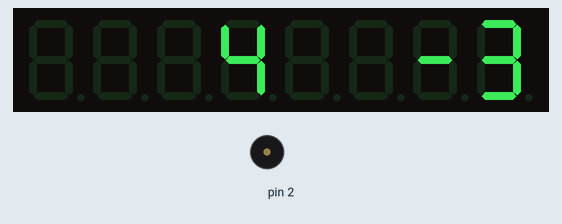
This sketch was run on a simulated Arduino Uno, built with avr-gcc and run on an emulated ATmega328P. Shown: 8-digit seven-segment display, buzzer (waves = sounding).

Above: at 0.17 s.
At 2.99 s:
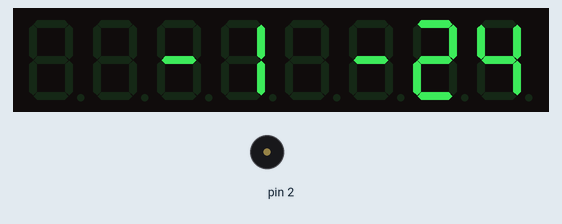
At 8.48 s:
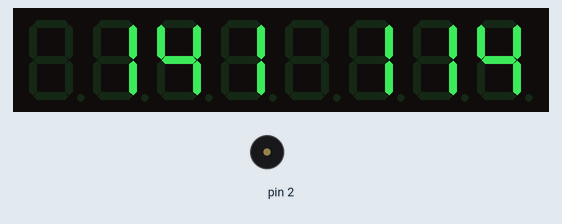
At 13.96 s:
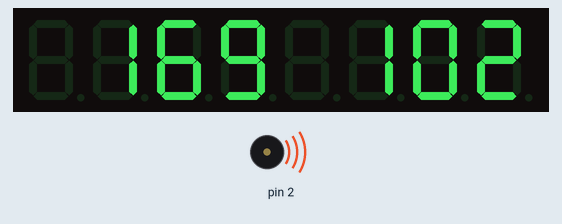
Timing chart, 0 to 40.0 s (numbered marks = the images above):
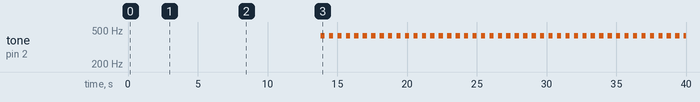

The sketch:

advent-of-code-01.ino
```cpp
#include "LedControl.h"

char const *input = "R4, R3, R5, L3, L5, R2, L2, R5, L2, R5, R5, R5, R1, R3, L2, L2, L1, R5, L3, R1, L2, R1, L3, L5, L1, R3, L4, R2, R4, L3, L1, R4, L4, R3, L5, L3, R188, R4, L1, R48, L5, R4, R71, R3, L2, R188, L3, R2, L3, R3, L5, L1, R1, L2, L4, L2, R5, L3, R3, R3, R4, L3, L4, R5, L4, L4, R3, R4, L4, R1, L3, L1, L1, R4, R1, L4, R1, L1, L3, R2, L2, R2, L1, R5, R3, R4, L5, R2, R5, L5, R1, R2, L1, L3, R3, R1, R3, L4, R4, L4, L1, R1, L2, L2, L4, R1, L3, R4, L2, R3, L1, L5, R4, R5, R2, R5, R1, R5, R1, R3, L3, L2, L2, L5, R2, L2, R5, R5, L2, R3, L5, R5, L2, R4, R2, L1, R3, L5, R3, R2, R5, L1, R3, L2, R2, R1";
char const *chr = input;
int x = 0, y = 0;
int dir = 0;
int steps = 0;
int state = 0;
boolean beep = false;

LedControl lcd(12, 11, 10, 1);

void showNumber(int number, char pos, char width=4) {
    bool negative = number < 0;
    number = abs(number);
    for(int p=pos, w=width; w--; p++) {
        lcd.setChar(0, p, ' ', false);
    }
    for(; width--; pos++) {
        char digit = number % 10;
        number /= 10;
        lcd.setDigit(0, pos, digit, false);
        if (!number) {
            break;
        }
    }
    if (negative) {
        lcd.setChar(0, pos + 1, '-', false);
    }
}

void setup() {
    lcd.shutdown(0, false);
    lcd.setIntensity(0,15);
    lcd.clearDisplay(0);
    pinMode(2, OUTPUT);
}

void loop() {
    if (!state) {
        if ((*chr == 'L') || (*chr == 'R')) {
            dir = (4 + dir + (*chr == 'L' ? -1 : 1)) % 4;
            state = 1;
            steps = 0;
        }
    }
    else {
        if ((*chr >= '0') && (*chr <= '9')) {
            steps = 10 * steps + (*chr - '0');
            state++;
        }
        else {
            switch (dir) {
                case 0: y += steps; break;
                case 1: x += steps; break;
                case 2: y -= steps; break;
                case 3: x -= steps; break;
            }
            state = 0;
            showNumber(x, 4);
            showNumber(y, 0);
            digitalWrite(2, HIGH);
            delay(30);
            digitalWrite(2, LOW);
            delay(60);
        }
    }
    if(*chr) {
        chr++;
    }
    else {
        beep = !beep;
        if (beep) {
            showNumber(x, 4);
            showNumber(y, 0);
            tone(2, 430, 300);
        }
        else {
            lcd.clearDisplay(0);
        }
        delay(300);
    }
}
```

Measured:
- by itself, tone on pin 2: silent → 430 Hz at 13.8 s, → silent 0.30 s later, → 430 Hz 0.31 s later, → silent 0.30 s later, … (87 changes in this stretch)
